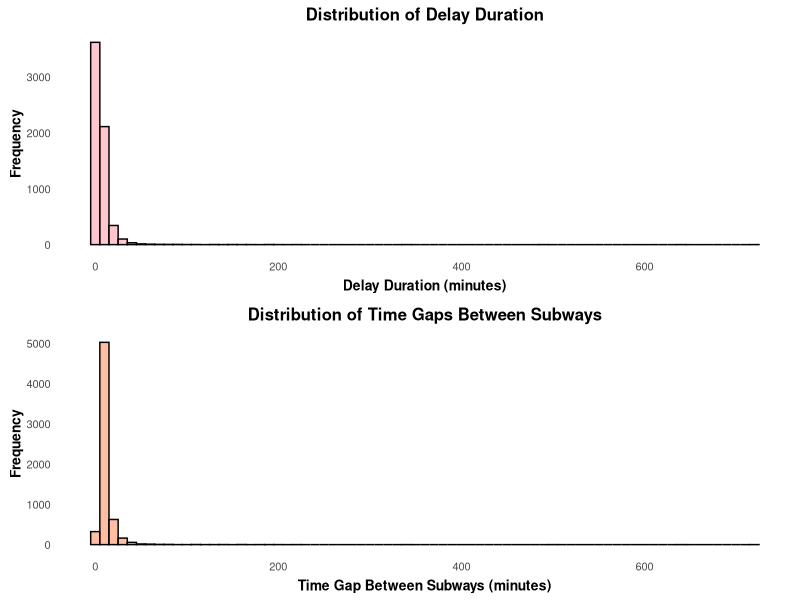
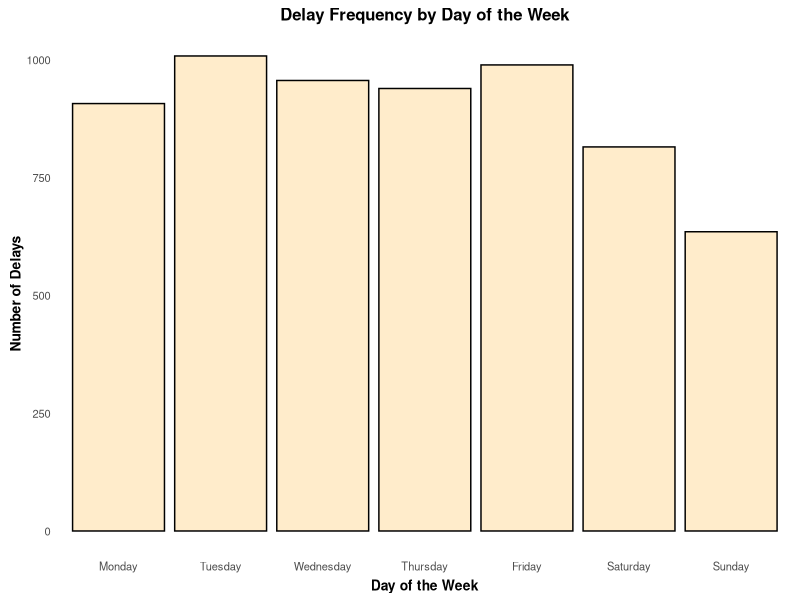
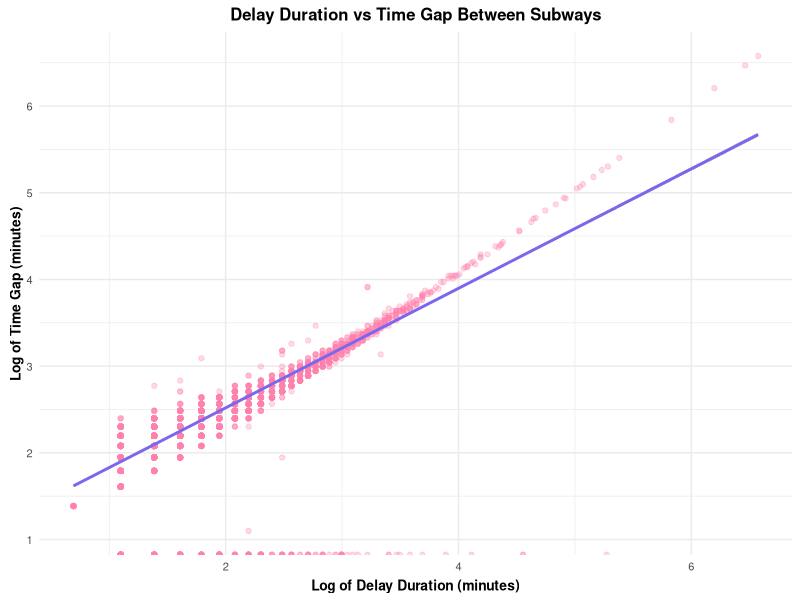
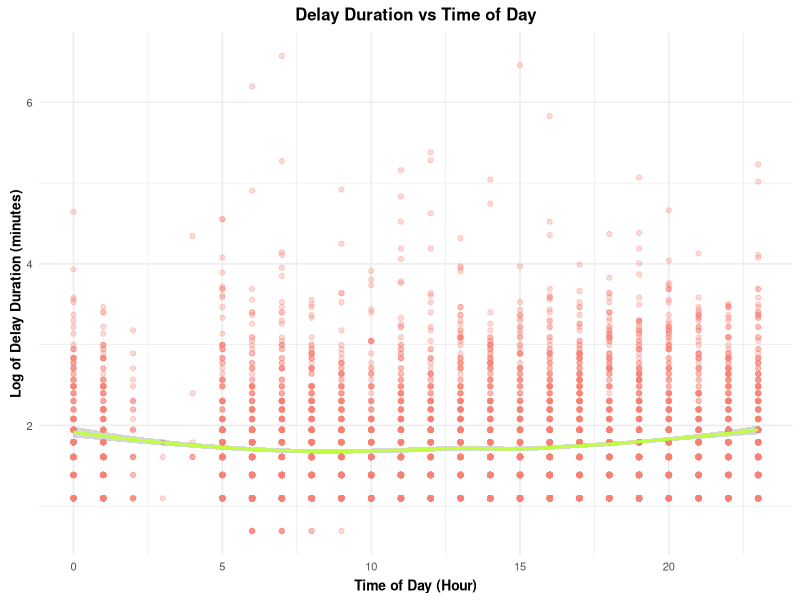
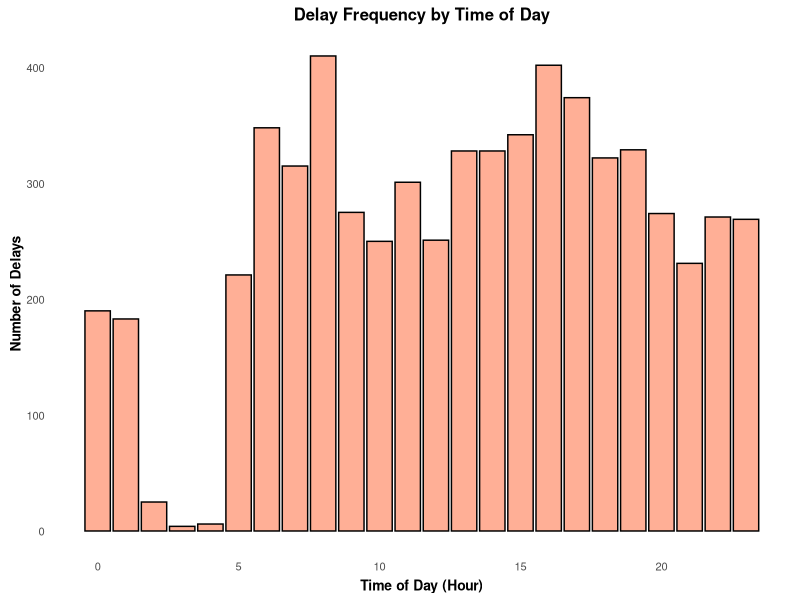
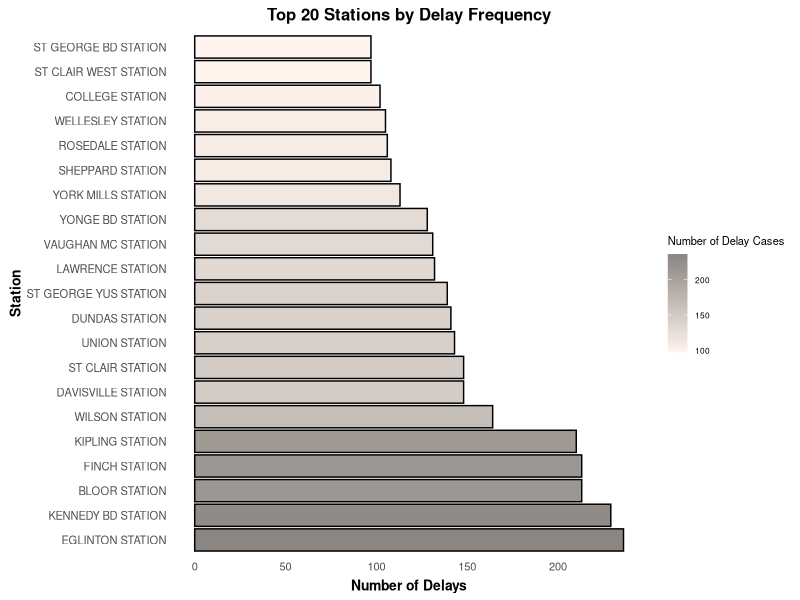
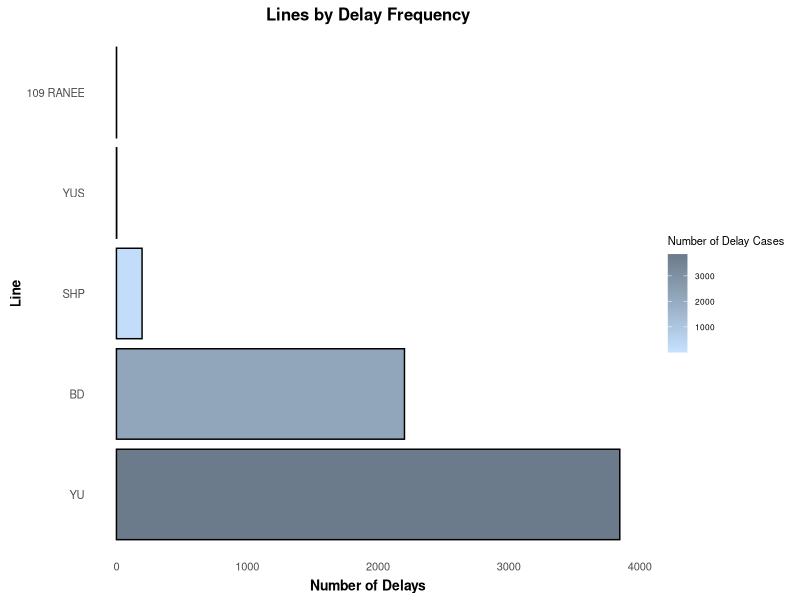
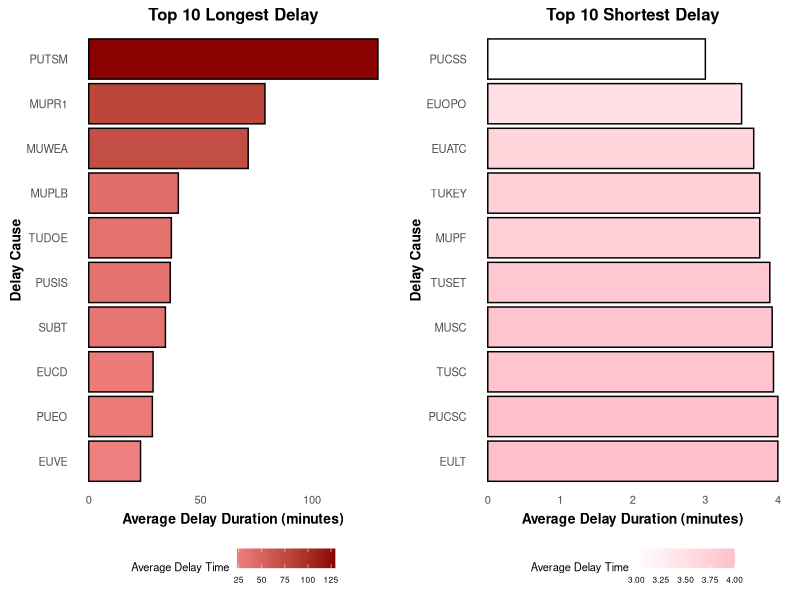

Source code (R) for these figures, in order:
## ---- chunk 1
#| include: false
#| warning: false
#| message: false

library(tidyverse)

# Load the dataset
data_cleaned <- read_csv(here::here("data/analysis_data/cleaned_ttc_data.csv"))

data_delay <- read_csv(here::here("data/analysis_data/cleaned_delay_data.csv"))
## ---- chunk 2
#| echo: false
#| warning: false
#| message: false
#| fig-cap: Key Variables in the TTC Subway Delay Data
#| label: fig-variables

library(knitr)
library(kableExtra)

# Create the data frame
variable_description <- data.frame(
  Variable = c("Date", "Time", "Station", "Line", "Bound", "Code", "Min Delay", "Min Gap", "Vehicle"),
  Description = c(
    "The date when the delay occurred.",
    "The time when the delay occurred (24-hour format).",
    "The specific subway station affected by the delay.",
    "The subway line involved in the delay (e.g., Yonge-University).",
    "The direction of travel (e.g., Northbound,).",
    "The cause of the delay, categorized into different codes (e.g., mechanical failure).",
    "The duration of the delay in minutes.",
    "The time gap between trains during the delay event, in minutes.",
    "The train number associated with the delayed subway car."))

# Display the table
kable(variable_description, 
      col.names = c("Variable", "Description")) %>%
  kable_styling(latex_options = "hold_position")
## ---- chunk 3
#| include: false
#| warning: false
#| message: false

# Numerical Summary

# Summary statistics for Min_Delay and Min_Gap
summary(data_cleaned[, c("min_delay", "min_gap")])

# Standard deviation for Min_Delay and Min_Gap
sapply(data_cleaned[, c("min_delay", "min_gap")], sd)

# Variance for Min_Delay and Min_Gap
sapply(data_cleaned[, c("min_delay", "min_gap")], var)
## ---- chunk 4
#| echo: false
#| warning: false
#| message: false
#| fig-cap: Summary Statistics for Delay Duration and Time Gap
#| label: fig-numerical

# Create a data frame
summary_stats <- data.frame(
  Statistic = c("Min", "1st Qu.", "Median", "Mean", "3rd Qu.", "Max", "Standard Deviation", "Variance"),
  `Delay Duration` = c(0, 0, 0, 2.84, 4, 716, 11.06, 122.42),
  `Time Gap` = c(0, 0, 0, 4.20, 8, 719, 11.80, 139.22))

# Display the table
kable(summary_stats,
      col.names = c("Statistic", "Delay Duration", "Time Gap"))
## ---- chunk 5
#| echo: false
#| warning: false
#| message: false
#| fig-cap: Delay Duration and Time Gap
#| label: fig-histogram
#| fig-align: "center"
#| fig-pos: "H"

library(ggplot2)
library(gridExtra)

# Histogram: Delay Duration
p1 <- ggplot(data_delay, aes(x = min_delay)) +
  geom_histogram(binwidth = 10, fill = "lightpink1", color = "black", alpha = 0.7) +
  labs(title = "Distribution of Delay Duration",
       x = "Delay Duration (minutes)",
       y = "Frequency") +
  theme_minimal() +
  theme(panel.grid=element_blank()) +
  theme(axis.title.x=element_text(face="bold", hjust=0.5, vjust=0.5, size=10)) +
  theme(axis.title.y=element_text(face="bold", hjust=0.5, vjust=0.5, size=10)) +
  theme(plot.title=element_text(size=12, face="bold", hjust=0.5, vjust=1)) +
  theme(axis.text.x = element_text(size = 8)) +
  theme(axis.text.y = element_text(size = 8))

# Histogram: Time Gap
p2 <- ggplot(data_delay, aes(x = min_gap)) +
  geom_histogram(binwidth = 10, fill = "lightsalmon1", color = "black", alpha = 0.7) +
  labs(title = "Distribution of Time Gaps Between Subways",
       x = "Time Gap Between Subways (minutes)",
       y = "Frequency") +
  theme_minimal() +
  theme(panel.grid=element_blank()) +
  theme(axis.title.x=element_text(face="bold", hjust=0.5, vjust=0.5, size=10)) +
  theme(axis.title.y=element_text(face="bold", hjust=0.5, vjust=0.5, size=10)) +
  theme(plot.title=element_text(size=12, face="bold", hjust=0.5, vjust=1)) +
  theme(axis.text.x = element_text(size = 8)) +
  theme(axis.text.y = element_text(size = 8))

# Arrange the two plots side by side
grid.arrange(p1, p2, ncol = 1)
## ---- chunk 6
#| echo: false
#| warning: false
#| message: false
#| fig-cap: Delay Frequency by Day of the Week
#| label: fig-barplot
#| fig-width: 5
#| fig-height: 3
#| fig-align: "center"
#| fig-pos: "H"

# Reorder day factor levels to be in order from Monday to Sunday
data_delay$day <- factor(data_delay$day, 
                         levels = c("Monday", "Tuesday", "Wednesday", "Thursday", 
                                    "Friday", "Saturday", "Sunday"))

# Bar plot: Delay Frequency by Day of the Week
ggplot(data_delay, aes(x = day)) +
  geom_bar(fill = "moccasin", color = "black", alpha = 0.7) +
  labs(title = "Delay Frequency by Day of the Week",
       x = "Day of the Week",
       y = "Number of Delays") +
  theme_minimal() +
  theme(panel.grid = element_blank()) +
  theme(axis.title.x=element_text(face="bold", hjust=0.5, vjust=0.5, size=10)) +
  theme(axis.title.y=element_text(face="bold", hjust=0.5, vjust=0.5, size=10)) +
  theme(plot.title=element_text(size=12, face="bold", hjust=0.5, vjust=1)) +
  theme(axis.text.x = element_text(size = 8)) +
  theme(axis.text.y = element_text(size = 8))
## ---- chunk 7
#| echo: false
#| warning: false
#| message: false
#| fig-cap: Relationship between Delay Duration and Time Gap Between Subways
#| label: fig-scatterplot
#| fig-width: 5
#| fig-height: 3
#| fig-align: "center"
#| fig-pos: "H"

data_delay$logdelay <- log(data_delay$min_delay)
data_delay$loggap <- log(data_delay$min_gap)
  
# Scatter plot for Delay Duration vs Time Gap
ggplot(data_delay, aes(x = logdelay, y = loggap)) +
  geom_point(alpha = 0.3, color = "palevioletred1") +
  geom_smooth(method = "lm", color = "slateblue2") +
  labs(title = "Delay Duration vs Time Gap Between Subways",
       x = "Log of Delay Duration (minutes)",
       y = "Log of Time Gap (minutes)") +
  theme_minimal() +
  theme(axis.title.x=element_text(face="bold", hjust=0.5, vjust=0.5, size=10)) +
  theme(axis.title.y=element_text(face="bold", hjust=0.5, vjust=0.5, size=10)) +
  theme(plot.title=element_text(size=12, face="bold", hjust=0.5, vjust=1)) +
  theme(axis.text.x = element_text(size = 8)) +
  theme(axis.text.y = element_text(size = 8))
## ---- chunk 8
#| echo: false
#| warning: false
#| message: false
#| fig-cap: Relationship between Delay Duration and Time of Day
#| label: fig-scatterplot2
#| fig-width: 5
#| fig-height: 3
#| fig-align: "center"
#| fig-pos: "H"

# Extract hour from the time
data_delay$hour <- format(as.POSIXct(data_delay$time, format="%H:%M"), "%H")

# Convert hour to numeric for plotting
data_delay$hour <- as.numeric(data_delay$hour)

# Scatter plot of Delay Duration vs Time of Day
ggplot(data_delay, aes(x = hour, y = logdelay)) +
  geom_point(alpha = 0.3, color = "salmon") +
  geom_smooth(method = "loess", color = "olivedrab1") +
  labs(title = "Delay Duration vs Time of Day",
       x = "Time of Day (Hour)",
       y = "Log of Delay Duration (minutes)") +
  theme_minimal()  +
  theme(axis.title.x=element_text(face="bold", hjust=0.5, vjust=0.5, size=10)) +
  theme(axis.title.y=element_text(face="bold", hjust=0.5, vjust=0.5, size=10)) +
  theme(plot.title=element_text(size=12, face="bold", hjust=0.5, vjust=1)) +
  theme(axis.text.x = element_text(size = 8)) +
  theme(axis.text.y = element_text(size = 8))
## ---- chunk 9
#| echo: false
#| warning: false
#| message: false
#| fig-cap: Delay Frequency by Time of Day
#| label: fig-barplot2
#| fig-width: 5
#| fig-height: 3
#| fig-align: "center"
#| fig-pos: "H"

# Group by hour and count the number of delays
delay_frequency_by_hour <- data_delay %>%
  group_by(hour) %>%
  summarize(delay_count = n())

# Bar plot of Delay Frequency by Time of Day
ggplot(delay_frequency_by_hour, aes(x = hour, y = delay_count)) +
  geom_bar(stat = "identity", fill = "salmon1", color = "black", alpha = 0.7) +
  labs(title = "Delay Frequency by Time of Day",
       x = "Time of Day (Hour)",
       y = "Number of Delays") +
  theme_minimal() +
  theme(panel.grid = element_blank()) +
  theme(axis.title.x=element_text(face="bold", hjust=0.5, vjust=0.5, size=10)) +
  theme(axis.title.y=element_text(face="bold", hjust=0.5, vjust=0.5, size=10)) +
  theme(plot.title=element_text(size=12, face="bold", hjust=0.5, vjust=1)) +
  theme(axis.text.x = element_text(size = 8)) +
  theme(axis.text.y = element_text(size = 8))
## ---- chunk 10
#| echo: false
#| warning: false
#| message: false
#| fig-cap: Delay Frequency by Top 20 Stations
#| label: fig-barplot3
#| fig-align: "center"
#| fig-pos: "H"

# Calculate delay frequency per station
station_delay_freq <- data_delay %>%
  count(station) %>%
  arrange(desc(n))

# Calculate delay frequency per station and select top 10 stations
top_stations <- station_delay_freq %>%
  top_n(20, n)

# Bar plot for Delay Frequency by Top 20 Stations
ggplot(top_stations, aes(x = reorder(station, -n), y = n, fill = n)) + 
  geom_bar(stat = "identity", color = "black") + 
  scale_fill_gradient(low = "seashell", high = "seashell4", 
                      name = "Number of Delay Cases") +
  coord_flip() + 
  labs(title = "Top 20 Stations by Delay Frequency", 
       x = "Station", 
       y = "Number of Delays") + 
  theme_minimal() +
  theme(panel.grid = element_blank()) +
  theme(axis.title.x=element_text(face="bold", hjust=0.5, vjust=0.5, size=10)) +
  theme(axis.title.y=element_text(face="bold", hjust=0.5, vjust=0.5, size=10)) +
  theme(plot.title=element_text(size=12, face="bold", hjust=0.5, vjust=1)) +
  theme(axis.text.x = element_text(size = 8)) +
  theme(axis.text.y = element_text(size = 8)) +
  theme(legend.title = element_text(size = 8),
        legend.text = element_text(size = 6),
        legend.key.size = unit(0.5, 'cm'))
## ---- chunk 11
#| echo: false
#| warning: false
#| message: false
#| fig-cap: Delay Frequency by Lines
#| label: fig-barplot4
#| fig-width: 5
#| fig-height: 3
#| fig-align: "center"
#| fig-pos: "H"

# Calculate delay frequency per line
line_delay_freq <- data_delay %>%
  count(line) %>%
  arrange(desc(n))

# Bar plot for Delay Frequency by Lines
ggplot(line_delay_freq, aes(x = reorder(line, -n), y = n, fill = n)) +
  geom_bar(stat = "identity", color = "black") +
  scale_fill_gradient(low = "slategray1", high = "slategray4",
                      name = "Number of Delay Cases") +
  coord_flip() +
  labs(title = "Lines by Delay Frequency",
       x = "Line",
       y = "Number of Delays") +
  theme_minimal() +
  theme(panel.grid = element_blank()) +
  theme(axis.title.x=element_text(face="bold", hjust=0.5, vjust=0.5, size=10)) +
  theme(axis.title.y=element_text(face="bold", hjust=0.5, vjust=0.5, size=10)) +
  theme(plot.title=element_text(size=12, face="bold", hjust=0.5, vjust=1)) +
  theme(axis.text.x = element_text(size = 8)) +
  theme(axis.text.y = element_text(size = 8)) +
  theme(legend.title = element_text(size = 8),
        legend.text = element_text(size = 6),
        legend.key.size = unit(0.5, 'cm'))
## ---- chunk 12
#| echo: false
#| warning: false
#| message: false
#| fig-cap: Top 10 Longest and Top 10 Shortest Delay Causes by Average Duration
#| label: fig-barplot5
#| fig-align: "center"
#| fig-pos: "H"

# Calculate average delay duration by delay cause
delay_cause_duration <- data_delay %>%
  group_by(code) %>%
  summarize(avg_delay = mean(min_delay, na.rm = TRUE)) %>%
  arrange(desc(avg_delay))

# Select top 10 longest and shortest delay causes
top_10_longest <- delay_cause_duration %>%
  top_n(10, avg_delay)

top_10_shortest <- delay_cause_duration %>%
  top_n(-10, avg_delay)

# Plot for top 10 longest delay causes
plot_longest <- ggplot(top_10_longest, aes(x = reorder(code, avg_delay), 
                                           y = avg_delay, fill = avg_delay)) +
  geom_bar(stat = "identity", color = "black") +
  scale_fill_gradient(low = "lightcoral", high = "darkred", name = "Average Delay Time") +
  coord_flip() +
  labs(title = "Top 10 Longest Delay",
       x = "Delay Cause",
       y = "Average Delay Duration (minutes)",
       fill = "Average Delay Time") +
  theme_minimal() +
  theme(panel.grid = element_blank()) +
  theme(axis.title.x=element_text(face="bold", hjust=0.5, vjust=0.5, size=10)) +
  theme(axis.title.y=element_text(face="bold", hjust=0.5, vjust=0.5, size=10)) +
  theme(plot.title=element_text(size=12, face="bold", hjust=0.5, vjust=1)) +
  theme(axis.text.x = element_text(size = 8)) +
  theme(axis.text.y = element_text(size = 8)) +
  theme(legend.title = element_text(size = 8),
        legend.text = element_text(size = 6),
        legend.key.size = unit(0.5, 'cm')) +
  theme(legend.position='bottom')

# Plot for top 10 shortest delay causes
plot_shortest <- ggplot(top_10_shortest, aes(x = reorder(code, -avg_delay), 
                                             y = avg_delay, fill = avg_delay)) +
  geom_bar(stat = "identity", color = "black") +
  scale_fill_gradient(low = "white", high = "pink", name = "Average Delay Time") +
  coord_flip() +
  labs(title = "Top 10 Shortest Delay",
       x = "Delay Cause",
       y = "Average Delay Duration (minutes)") +
  theme_minimal() +
  theme(panel.grid = element_blank()) +
  theme(axis.title.x=element_text(face="bold", hjust=0.5, vjust=0.5, size=10)) +
  theme(axis.title.y=element_text(face="bold", hjust=0.5, vjust=0.5, size=10)) +
  theme(plot.title=element_text(size=12, face="bold", hjust=0.5, vjust=1)) +
  theme(axis.text.x = element_text(size = 8)) +
  theme(axis.text.y = element_text(size = 8)) +
  theme(legend.title = element_text(size = 8),
        legend.text = element_text(size = 6),
        legend.key.size = unit(0.5, 'cm')) +
  theme(legend.position='bottom')

# Display both plots
grid.arrange(plot_longest, plot_shortest, ncol = 2)
